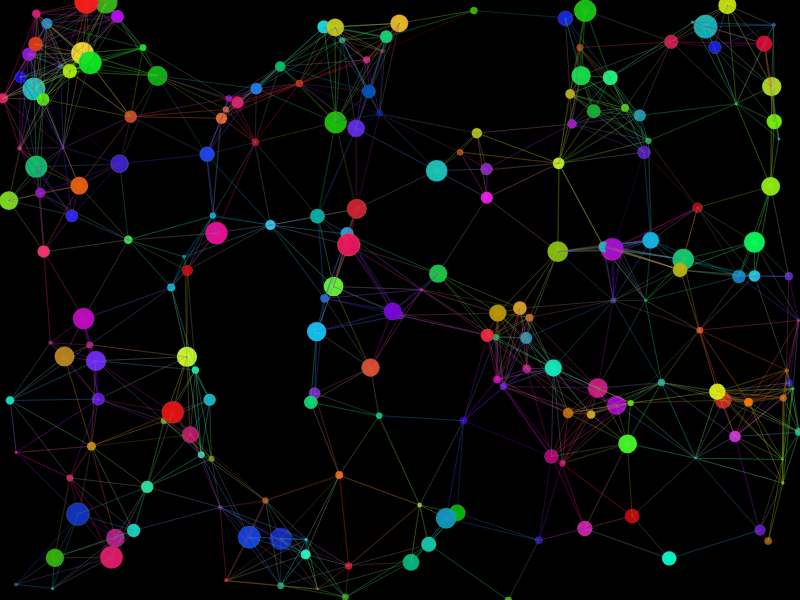
Frame 1 (no input)
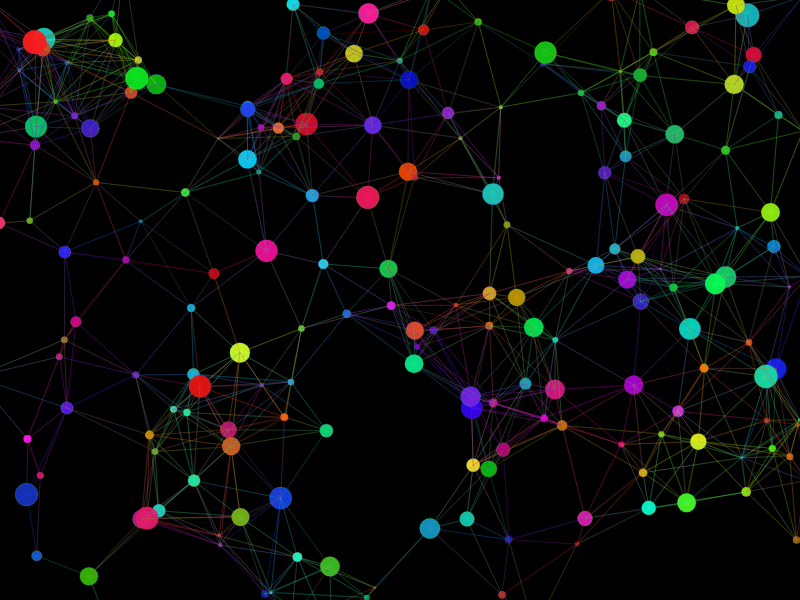
Frame 60 (no input)
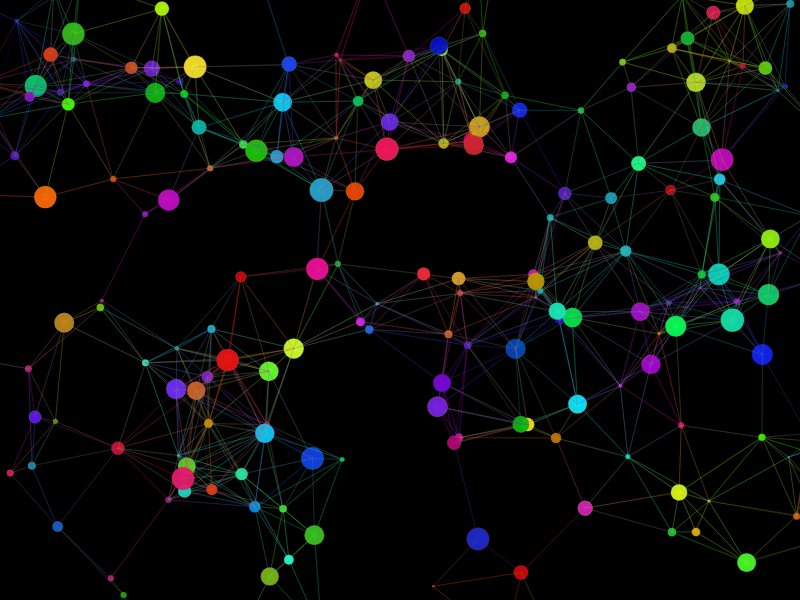
Frame 120 (the mouse pressed at the canvas centre since frame 60)

The p5.js sketch that drew these frames (run headless with seeded random() and noise() and a simulated clock; from frame 60 on, the mouse is pressed at the canvas centre):

// p5.js sketch
// ── sketch.js
let lights = [];
let grid = [];

function setup() {
  createCanvas(800, 600);
  colorMode(HSB, 360, 100, 100, 1);
  noStroke();
  noLoop();

  // Initialize light streaks
  for (let i = 0; i < 200; i++) {
    lights.push({
      x: random(width),
      y: random(height),
      vx: random(-1, 1),
      vy: random(-1, 1),
      hue: random(360),
      sat: random(80, 100),
      bri: random(70, 100),
      size: random(2, 8),
      life: random(100, 300)
    });
  }

  // Create a grid for intersections
  const gridSize = 40;
  for (let x = 0; x < width; x += gridSize) {
    for (let y = 0; y < height; y += gridSize) {
      grid.push({ x, y, size: gridSize });
    }
  }

  loop();
}

function draw() {
  background(0, 0, 0, 1);

  // Update and display light streaks
  for (let i = lights.length - 1; i >= 0; i--) {
    let l = lights[i];
    l.x += l.vx;
    l.y += l.vy;
    l.life--;

    if (l.life <= 0) {
      lights.splice(i, 1);
      lights.push({
        x: random(width),
        y: random(height),
        vx: random(-1, 1),
        vy: random(-1, 1),
        hue: random(360),
        sat: random(80, 100),
        bri: random(70, 100),
        size: random(2, 8),
        life: random(100, 300)
      });
    } else {
      fill(l.hue, l.sat, l.bri, 0.8);
      ellipse(l.x, l.y, l.size);

      // Check intersections with grid
      for (let g of grid) {
        const dx = l.x - g.x;
        const dy = l.y - g.y;
        const dist = Math.sqrt(dx * dx + dy * dy);
        if (dist < 20) {
          fill(l.hue, l.sat, l.bri, 0.95);
          ellipse(l.x, l.y, l.size * 3);
        }
      }

      // Draw connections between nearby lights
      for (let j = 0; j < lights.length; j++) {
        if (i === j) continue;
        let other = lights[j];
        let dx = l.x - other.x;
        let dy = l.y - other.y;
        let dist = Math.sqrt(dx * dx + dy * dy);
        if (dist < 100) {
          stroke(l.hue, l.sat, l.bri, 0.2);
          line(l.x, l.y, other.x, other.y);
        }
      }
    }
  }

  // Occasionally add new light streaks
  if (frameCount % 30 === 0 && lights.length < 300) {
    lights.push({
      x: random(width),
      y: random(height),
      vx: random(-1, 1),
      vy: random(-1, 1),
      hue: random(360),
      sat: random(80, 100),
      bri: random(70, 100),
      size: random(2, 8),
      life: random(100, 300)
    });
  }
}
